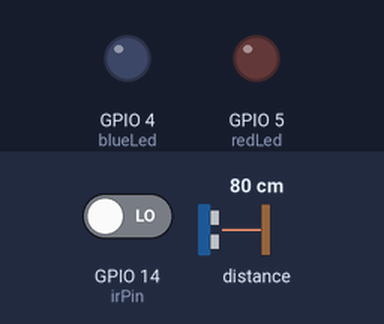
Simulated run of this sketch. Board: ESP8266 (NodeMCU). Parts: output pins drawn as LEDs (lit = HIGH). The inputs (shaded band) are chosen by the test bench; at power-on: GPIO 14 (irPin) LOW, distance to the obstacle 80 cm. The echo pulse lasts 58.3 µs per cm; WiFi joins after 1.5 s; servers stay silent unless stated; random numbers use the default seed unless the sketch sets one; web services answer with replies made up by the test bench; pins used as bus, display or sensor lines are not drawn; what the sketch prints to the serial monitor is not drawn.

Above: at 15.4 s.
15.5 s: GPIO 14 (irPin) driven HIGH
17.2 s: distance to the obstacle set to 55 cm
19.1 s: distance to the obstacle set to 45 cm
At 20.1 s:
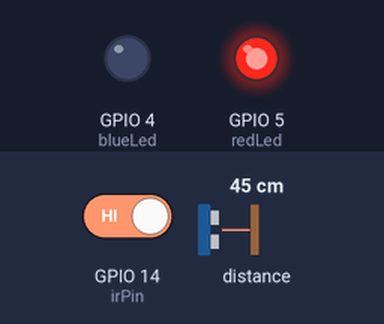
At 24.8 s:
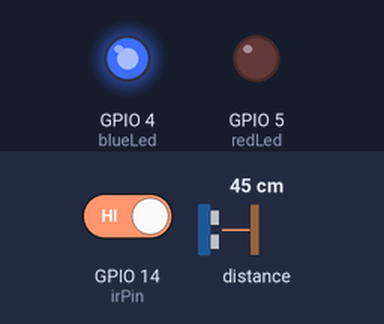
Timing chart, 0 to 28.1 s (numbered marks = the images above; inputs shaded):
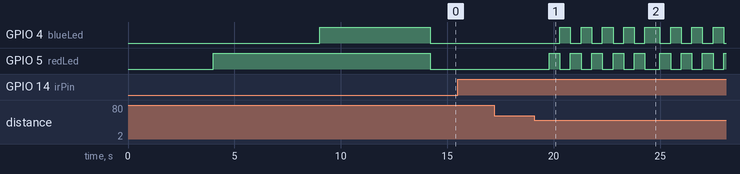

The sketch:

USIRBurglarAlarmDebugger.ino
```cpp
#include <ESP8266WiFi.h>
#include <ESP8266HTTPClient.h>


// defines pins numbers
const int trigPin = 2;  //D4
const int echoPin = 0;  //D3
const int redLed = 5;  //D1
const int blueLed = 4;  //D2
const int irPin= 14;  //D5

// defines variables
boolean triggered = false;
long duration = 0;
int distance = 0;
int flagCount = 0;
int triggerCount = 0;
int distanceSetup = 0;
int distanceLoop = 0;
long randNumber;

//************************* WiFi Access Point *********************************
const char* ssid = "Level1304";
const char* password = "crimson-king";
const char* SHA1Fingerprint = "C0:5D:08:5E:E1:3E:E0:66:F3:79:27:1A:CA:1F:FC:09:24:11:61:62";


//*********************************** Setup *********************************
void setup() {
    Serial.begin(115200); // Starts the serial communication
    Serial.print("\n\n*****Setup Begin*****");
    delay(2000);
    if(WiFi.status() != WL_CONNECTED){
        Serial.println("Wifi Connection Initialised");
        Serial.print("\nConnecting");
        WiFi.begin(ssid, password);
        while (WiFi.status() != WL_CONNECTED) {
             delay(1000);
             Serial.print(".");
       }
    }
    Serial.print("\nWifi Connected");
    Serial.print("\nIP address: ");
    Serial.print(WiFi.localIP());

    pinMode(trigPin, OUTPUT); // Sets the trigPin as an Output
    pinMode(echoPin, INPUT); // Sets the echoPin as an Input
    pinMode(irPin, INPUT); //IR Sensor
    pinMode(redLed, OUTPUT);
    pinMode(blueLed, OUTPUT);
    triggered = false;
    flagCount = 0;
    Serial.print("\nCalibration Begin");
    Serial.print(".");
    digitalWrite(redLed, HIGH);
    Serial.print(".");
    delay(5000);
    digitalWrite(blueLed, HIGH);
    Serial.print(".");
    delay(5000);
    Serial.print(".");

    distanceSetup = CalibrateSensor();

    Serial.print("\nCalibration Complete ");
    digitalWrite(redLed, LOW);
    digitalWrite(blueLed, LOW);
    Serial.print("\nSetup Distance (in Cms) : ");
    Serial.print(distanceSetup);
}

void loop() {
  if (distanceSetup < 10){
    setup();//Re-Run Callibration - Incorrect previous setup
  }
  randNumber = random(10000, 90000);
  int counter = 0;
  if (triggered) {
      postToIFTTT();
      triggerCount = triggerCount + 1;
      while(counter < 21){
          TriggerSequence(counter);
          counter = counter + 1;
        }
      setup();
    }
  else {
    if(digitalRead(irPin) == HIGH){
       Serial.print("\nIR Movement on Sequence : ");
       Serial.print(randNumber);
       distanceLoop = CalibrateSensor();
       if (distanceLoop < distanceSetup - 30) { //Relaxation Limit 20cms
             if(flagCount > 0){ //Trigger on 2 (n) successive flags - Set Value as n-2
             triggered = true;
             Serial.print("\nTriggered on Sequence : ");
             Serial.print(randNumber);
             Serial.print("\nSetup Distance : ");
             Serial.print(distanceSetup);
             Serial.print("\nLoop Distance : ");
             Serial.print(distanceLoop);
             }
             else{
               flagCount = flagCount + 1;
             }
             }
           else{
           flagCount = 0;
            }
          }
      }
}


int CalibrateSensor(){
  digitalWrite(trigPin, LOW);
  delayMicroseconds(2);
  digitalWrite(trigPin, HIGH);
  delayMicroseconds(10);
  digitalWrite(trigPin, LOW);
  duration = pulseIn(echoPin, HIGH);
  //Velocity of Sound = 0.034cm/microsec
  distance= duration*0.034/2;
  delay(200);
  return distance;
}

void TriggerSequence(int count){
  if(count== 5){
        IntruderLightsON();
      }
      if(count  == 20){
          IntruderLightsOFF();
      }
  digitalWrite(redLed, HIGH);
  digitalWrite(blueLed, LOW);
  delay(500);
  digitalWrite(redLed, LOW);
  digitalWrite(blueLed, HIGH);
  delay(500);
}

void postToIFTTT(){
  if(WiFi.status() == WL_CONNECTED){
      HTTPClient http;
      http.begin("https://maker.ifttt.com/trigger/IntruderDetected/with/key/vTunY9sALMkg8y7YpQO5V", SHA1Fingerprint);
      http.addHeader("Content-Type", "text/plain");
      int httpCode = http.GET();
      http.end();
  }
}

void IntruderLightsON(){
  if(WiFi.status() == WL_CONNECTED){
      HTTPClient http;
      http.begin("https://maker.ifttt.com/trigger/IntruderLightsON/with/key/vTunY9sALMkg8y7YpQO5V", SHA1Fingerprint);
      http.addHeader("Content-Type", "text/plain");
      int httpCode = http.GET();
      http.end();
  }
}

void IntruderLightsOFF(){
  if(WiFi.status() == WL_CONNECTED){
      HTTPClient http;
      http.begin("https://maker.ifttt.com/trigger/IntruderLightsOFF/with/key/vTunY9sALMkg8y7YpQO5V", SHA1Fingerprint);
      http.addHeader("Content-Type", "text/plain");
      int httpCode = http.GET();
      http.end();
  }
}
```

Measured:
- the behaviour switches between 50 and 49 cm on distance to the obstacle (found by bisection; images 0 and 1)
- after the input at 15.5 s, every drawn part: stays the same
- after the input at 17.2 s, every drawn part: stays the same
- after the input at 19.1 s, GPIO 4 (blueLed): goes 4 × (HIGH 0.50 s, LOW 0.50 s), HIGH 0.70 s, 3 × (LOW 0.50 s, HIGH 0.50 s), then LOW, starting after 1.2 s; GPIO 5 (redLed): goes 4 × (HIGH 0.50 s, LOW 0.50 s), HIGH 0.50 s, LOW 0.70 s, 3 × (HIGH 0.50 s, LOW 0.50 s), then HIGH, starting after 0.69 s
